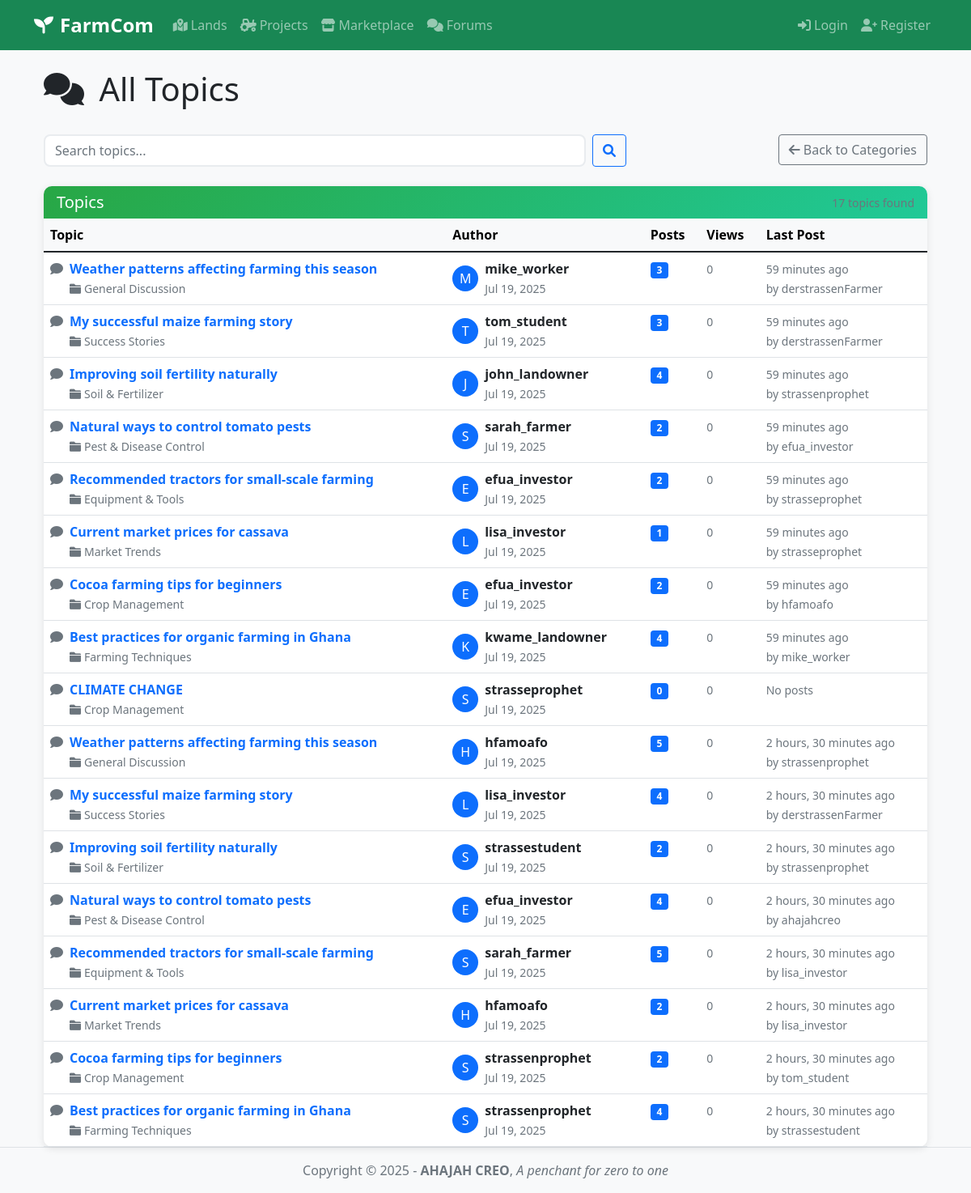
/forums/topics/, run on the app's committed database.
### forums/models.py (models this page shows, shortened)
class Topic(models.Model):
    category = models.ForeignKey(Category, on_delete=models.CASCADE, related_name='topics')
    title = models.CharField(max_length=200)
    content = models.TextField()
    author = models.ForeignKey(User, on_delete=models.CASCADE, related_name='forum_topics')
    created_at = models.DateTimeField(auto_now_add=True)
    updated_at = models.DateTimeField(auto_now=True)
    is_pinned = models.BooleanField(default=False)
    is_locked = models.BooleanField(default=False)
    views = models.PositiveIntegerField(default=0)
    class Meta:
        ordering = ['-is_pinned', '-created_at']
    def get_post_count(self):
        return self.posts.count()
    def get_last_post(self):
        return self.posts.order_by('-created_at').first()

class Category(models.Model):
    name = models.CharField(max_length=100)
    description = models.TextField()
    slug = models.SlugField(unique=True)
    created_at = models.DateTimeField(auto_now_add=True)
    is_active = models.BooleanField(default=True)
    class Meta:
        verbose_name_plural = "Categories"
        ordering = ['name']

class Post(models.Model):
    topic = models.ForeignKey(Topic, on_delete=models.CASCADE, related_name='posts')
    author = models.ForeignKey(User, on_delete=models.CASCADE, related_name='forum_posts')
    content = models.TextField()
    created_at = models.DateTimeField(auto_now_add=True)
    updated_at = models.DateTimeField(auto_now=True)
    is_solution = models.BooleanField(default=False)  # Mark as best answer
    class Meta:
        ordering = ['created_at']

### accounts/models.py (models this page shows, shortened)
class User(AbstractUser):
    USER_TYPES = (
        ('LANDOWNER', 'Landowner'),
        ('FARMER', 'Professional Farmer'),
        ('WORKER', 'Farm Worker'),
        ('INVESTOR', 'Investor'),
        ('STUDENT', 'Student'),
    )
    user_type = models.CharField(max_length=20, choices=USER_TYPES)
    phone = models.CharField(max_length=20)
    location = models.CharField(max_length=100)
    bio = models.TextField(blank=True)
    skills = models.CharField(max_length=200, blank=True)
    avatar = models.ImageField(upload_to='avatars/', blank=True, null=True)
    groups = models.ManyToManyField(
        Group,
        verbose_name='groups',
        blank=True,
        help_text='The groups this user belongs to. A user will get all permissions granted to each of their groups.',
        related_name="accounts_user_groups",  # Custom related_name
        related_query_name="accounts_user",
    )
    user_permissions = models.ManyToManyField(
        Permission,
        verbose_name='user permissions',
        blank=True,
        help_text='Specific permissions for this user.',
        related_name="accounts_user_permissions",  # Custom related_name
        related_query_name="accounts_user",
    )
    supervisor = models.ForeignKey(
        'self',
        null=True,
        blank=True,
        on_delete=models.SET_NULL,
        related_name='supervised_workers',
        limit_choices_to={'user_type': 'FARMER'},
        help_text='The professional farmer supervising this worker (if applicable).'
    )

### forums/views.py (the view)
# urls.py: path('topics/', views.topic_list, name='topic_list'),
def topic_list(request, category_slug=None):
    if category_slug:
        category = get_object_or_404(Category, slug=category_slug, is_active=True)
        topics = Topic.objects.filter(category=category)
    else:
        category = None
        topics = Topic.objects.all()
    search_query = request.GET.get('search', '')
    if search_query:
        topics = topics.filter(
            Q(title__icontains=search_query) |
            Q(content__icontains=search_query) |
            Q(author__username__icontains=search_query)
        )
    paginator = Paginator(topics, 20)
    page_number = request.GET.get('page')
    page_obj = paginator.get_page(page_number)
    context = {
        'category': category,
        'topics': page_obj,
        'search_query': search_query,
    }
    return render(request, 'forums/topic_list.html', context)

### accounts/context_processors.py (called while the page is built, shortened)
def notification_data(request):
    return {
        'unread_notifications': 0,
        'recent_notifications': [],
    }

def dashboard_url(request):
    if request.user.is_authenticated:
        return {
            'user_dashboard_url': get_user_dashboard_url(request.user),
            'user_home_url': get_user_home_url(request.user)
        }
    return {
        'user_dashboard_url': 'home',
        'user_home_url': 'home'
    }

### templates/forums/topic_list.html (shortened to what this page needs)
{% extends 'base.html' %}
{% block content %}
<div class="container mt-4">
    <div class="d-flex justify-content-between align-items-center mb-4">
        <div>
            <h1>
                <i class="fas fa-comments me-2"></i>
                {% if category %}
                    {{ category.name }}
                {% else %}
                    All Topics
                {% endif %}
            </h1>
        </div>
    </div>
    <div class="row mb-4">
        <div class="col-md-8">
            <form method="GET" class="d-flex">
                <input type="text" name="search" class="form-control me-2" placeholder="Search topics..." value="{{ search_query }}">
                <button type="submit" class="btn btn-outline-primary">
                    <i class="fas fa-search"></i>
                </button>
            </form>
        </div>
        <div class="col-md-4 text-end">
            <a href="{% url 'forums:category_list' %}" class="btn btn-outline-secondary">
                <i class="fas fa-arrow-left me-1"></i>Back to Categories
            </a>
        </div>
    </div>
    <div class="card">
        <div class="card-header">
            <div class="row align-items-center">
                <div class="col-md-6">
                    <h5 class="mb-0">Topics</h5>
                </div>
                <div class="col-md-6 text-end">
                    <small class="text-muted">{{ topics.paginator.count }} topics found</small>
                </div>
            </div>
        </div>
        <div class="table-responsive">
            <table class="table table-hover mb-0">
                <thead class="table-light">
                    <tr>
                        <th>Topic</th>
                        <th>Author</th>
                        <th>Posts</th>
                        <th>Views</th>
                        <th>Last Post</th>
                    </tr>
                </thead>
                <tbody>
                    {% for topic in topics %}
                    <tr>
                        <td>
                            <div class="d-flex align-items-start">
                                <div class="me-2">
                                    {% if topic.is_pinned %}
                                        <i class="fas fa-thumbtack text-warning" title="Pinned"></i>
                                    {% elif topic.is_locked %}
                                        <i class="fas fa-lock text-danger" title="Locked"></i>
                                    {% else %}
                                        <i class="fas fa-comment text-muted"></i>
                                    {% endif %}
                                </div>
                                <div>
                                    <a href="{% url 'forums:topic_detail' topic.id %}" class="text-decoration-none fw-bold">
                                        {{ topic.title }}
                                    </a>
                                    <br>
                                    <small class="text-muted">
                                        <i class="fas fa-folder me-1"></i>{{ topic.category.name }}
                                    </small>
                                </div>
                            </div>
                        </td>
                        <td>
                            <div class="d-flex align-items-center">
                                <div class="avatar-sm me-2">
                                    {% if topic.author.avatar %}
                                        <img src="{{ topic.author.avatar.url }}" class="rounded-circle" width="32" height="32" alt="{{ topic.author.username }}">
                                    {% else %}
                                        <div class="bg-primary text-white rounded-circle d-flex align-items-center justify-content-center" style="width: 32px; height: 32px;">
                                            {{ topic.author.username|first|upper }}
                                        </div>
                                    {% endif %}
                                </div>
                                <div>
                                    <div class="fw-bold">{{ topic.author.username }}</div>
                                    <small class="text-muted">{{ topic.created_at|date:"M d, Y" }}</small>
                                </div>
                            </div>
                        </td>
                        <td>
                            <span class="badge bg-primary">{{ topic.get_post_count }}</span>
                        </td>
                        <td>
                            <small class="text-muted">{{ topic.views }}</small>
                        </td>
                        <td>
                            {% if topic.get_last_post %}
                                <div>
                                    <small class="text-muted">{{ topic.get_last_post.created_at|timesince }} ago</small>
                                    <br>
                                    <small class="text-muted">by {{ topic.get_last_post.author.username }}</small>
                                </div>
                            {% else %}
                                <small class="text-muted">No posts</small>
                            {% endif %}
                        </td>
                    </tr>
                    {% endfor %}
                </tbody>
            </table>
        </div>
    </div>
</div>
{% endblock %}

### static/css/style.css (style rules this page uses)
:root { --primary-green: #28a745; --secondary-green: #20c997; --dark-green: #1e7e34; --light-green: #d4edda; }
body { font-family: 'Segoe UI', Tahoma, Geneva, Verdana, sans-serif; background-color: #f8f9fa; }
.card { border: none; border-radius: 10px; box-shadow: 0 2px 10px rgba(0,0,0,0.1); transition: transform 0.2s; }
.card-header { background: linear-gradient(135deg, var(--primary-green), var(--secondary-green)); color: white; border-radius: 10px 10px 0 0 !important; border: none; }
.form-select, .form-control { border-radius: 8px; border: 2px solid #e9ecef; transition: border-color 0.2s, box-shadow 0.2s; }
.btn-outline-secondary { border-color: #6c757d; color: #6c757d; }

### data on the page
Topic: is_pinned False (drawn), title "Weather patterns affecting farming this season", category.name "General Discussion", author.username|first "M", author.username "mike_worker", created_at "Jul 19, 2025", get_post_count "3", views "0", get_last_post.created_at "59 minutes", get_last_post.author.username "derstrassenFarmer"
Topic: is_pinned False (drawn), title "My successful maize farming story", category.name "Success Stories", author.username|first "T", author.username "tom_student", created_at "Jul 19, 2025", get_post_count "3", views "0", get_last_post.created_at "59 minutes", get_last_post.author.username "derstrassenFarmer"
Topic: is_pinned False (drawn), title "Improving soil fertility naturally", category.name "Soil & Fertilizer", author.username|first "J", author.username "john_landowner", created_at "Jul 19, 2025", get_post_count "4", views "0", get_last_post.created_at "59 minutes", get_last_post.author.username "strassenprophet"
Topic: is_pinned False (drawn), title "Natural ways to control tomato pests", category.name "Pest & Disease Control", author.username|first "S", author.username "sarah_farmer", created_at "Jul 19, 2025", get_post_count "2", views "0", get_last_post.created_at "59 minutes", get_last_post.author.username "efua_investor"
Topic: is_pinned False (drawn), title "Recommended tractors for small-scale farming", category.name "Equipment & Tools", author.username|first "E", author.username "efua_investor", created_at "Jul 19, 2025", get_post_count "2", views "0", get_last_post.created_at "59 minutes", get_last_post.author.username "strasseprophet"
Topic: is_pinned False (drawn), title "Current market prices for cassava", category.name "Market Trends", author.username|first "L", author.username "lisa_investor", created_at "Jul 19, 2025", get_post_count "1", views "0", get_last_post.created_at "59 minutes", get_last_post.author.username "strasseprophet"
Topic: is_pinned False (drawn), title "Cocoa farming tips for beginners", category.name "Crop Management", author.username|first "E", author.username "efua_investor", created_at "Jul 19, 2025", get_post_count "2", views "0", get_last_post.created_at "59 minutes", get_last_post.author.username "hfamoafo"
Topic: is_pinned False (drawn), title "Best practices for organic farming in Ghana", category.name "Farming Techniques", author.username|first "K", author.username "kwame_landowner", created_at "Jul 19, 2025", get_post_count "4", views "0", get_last_post.created_at "59 minutes", get_last_post.author.username "mike_worker"
Topic: is_pinned False (drawn), title "CLIMATE CHANGE", category.name "Crop Management", author.username|first "S", author.username "strasseprophet", created_at "Jul 19, 2025", get_post_count "0", views "0", shows "No posts"
Topic: is_pinned False (drawn), title "Weather patterns affecting farming this season", category.name "General Discussion", author.username|first "H", author.username "hfamoafo", created_at "Jul 19, 2025", get_post_count "5", views "0", get_last_post.created_at "2 hours, 30 minutes", get_last_post.author.username "strassenprophet"
Topic: is_pinned False (drawn), title "My successful maize farming story", category.name "Success Stories", author.username|first "L", author.username "lisa_investor", created_at "Jul 19, 2025", get_post_count "4", views "0", get_last_post.created_at "2 hours, 30 minutes", get_last_post.author.username "derstrassenFarmer"
Topic: is_pinned False (drawn), title "Improving soil fertility naturally", category.name "Soil & Fertilizer", author.username|first "S", author.username "strassestudent", created_at "Jul 19, 2025", get_post_count "2", views "0", get_last_post.created_at "2 hours, 30 minutes", get_last_post.author.username "strassenprophet"
Topic: is_pinned False (drawn), title "Natural ways to control tomato pests", category.name "Pest & Disease Control", author.username|first "E", author.username "efua_investor", created_at "Jul 19, 2025", get_post_count "4", views "0", get_last_post.created_at "2 hours, 30 minutes", get_last_post.author.username "ahajahcreo"
Topic: is_pinned False (drawn), title "Recommended tractors for small-scale farming", category.name "Equipment & Tools", author.username|first "S", author.username "sarah_farmer", created_at "Jul 19, 2025", get_post_count "5", views "0", get_last_post.created_at "2 hours, 30 minutes", get_last_post.author.username "lisa_investor"
Topic: is_pinned False (drawn), title "Current market prices for cassava", category.name "Market Trends", author.username|first "H", author.username "hfamoafo", created_at "Jul 19, 2025", get_post_count "2", views "0", get_last_post.created_at "2 hours, 30 minutes", get_last_post.author.username "lisa_investor"
Topic: is_pinned False (drawn), title "Cocoa farming tips for beginners", category.name "Crop Management", author.username|first "S", author.username "strassenprophet", created_at "Jul 19, 2025", get_post_count "2", views "0", get_last_post.created_at "2 hours, 30 minutes", get_last_post.author.username "tom_student"
Topic: is_pinned False (drawn), title "Best practices for organic farming in Ghana", category.name "Farming Techniques", author.username|first "S", author.username "strassenprophet", created_at "Jul 19, 2025", get_post_count "4", views "0", get_last_post.created_at "2 hours, 30 minutes", get_last_post.author.username "strassestudent"

### other printed values
{{ topics.paginator.count }} "17"
